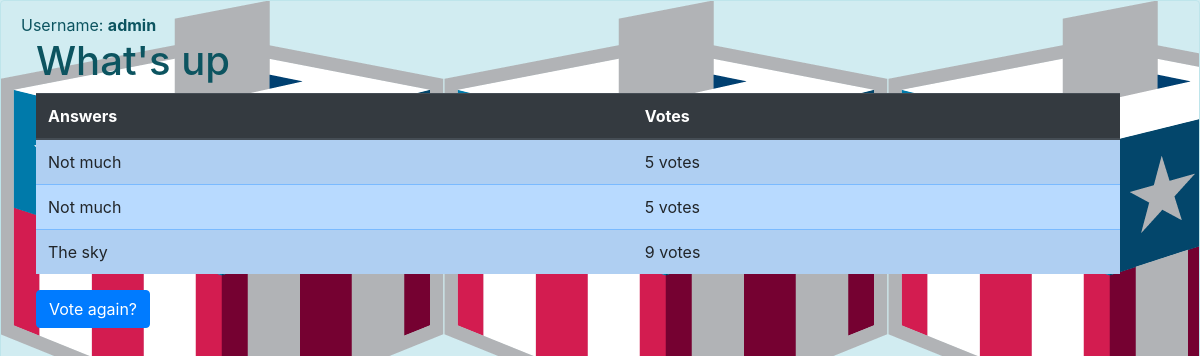
The app's page /polls/1/results/ (signed in), older data.
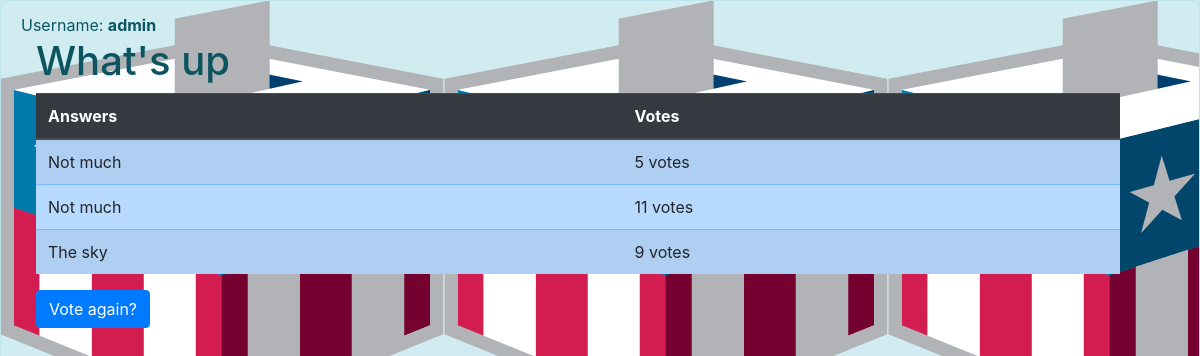
The same page, newer data.
### polls/models.py (models this page shows, shortened)
class Choice(models.Model):
    question = models.ForeignKey(Question, on_delete=models.CASCADE)
    choice_text = models.CharField("Choice", max_length=200)
    votes = models.IntegerField("Votes", default=0)

### polls/views.py (the view)
# urls.py: path("<int:pk>/results/", views.ResultsView.as_view(), name="results"),
class ResultsView(DetailView):
    model = Question
    template_name = "polls/results.html"

### polls/views.py (called while the page is built)
    def get_queryset(self):
        return Question.objects.filter(pub_date__lte=timezone.now())

### polls/templates/polls/results.html (shortened to what this page needs)
{% load static %}
<head>
    <link rel="stylesheet" type="text/css" href="{% static 'polls/style.css' %}">
    <link rel="stylesheet" href="https://maxcdn.bootstrapcdn.com/bootstrap/4.3.1/css/bootstrap.min.css">
</head>
<body
    {% if user.is_authenticated %}
        <div class="alert alert-info alert-dismissible fade show">
            Username: <strong>{{ user.username }} </strong>
        <div class="container-fluid">
        <h1>{{ question.question_text }}</h1>
        <table class="table table-primary table-striped">
            <thead class="thead-dark">
                <tr>
                    <th> Answers </th>
                    <th> Votes </th>
                </tr>
            </thead>
            <tbody>
                {% for choice in question.choice_set.all %}
                <tr>
                <td> {{ choice.choice_text }} </td>
                <td> {{ choice.votes }} vote{{ choice.votes|pluralize }} </td>
                </tr>
                {% endfor %}
            </tbody>
        </table>
        <a class="btn btn-primary" href="{% url 'polls:detail' question.id %}"> Vote again? </a>
        </div>
    {% else %}
        <div class="alert alert-info alert-dismissible fade show">
            <button type="button" class="close" data-dismiss="alert">&times;</button>
            <strong>Welcome new user! </strong>. Please <a href="{% url 'polls:login' %}">log in. </a>
        </div>
    {% endif %}
</body>

Row changes from the older to the newer data that the page shows:
changed Choice (number 2 of 3 on the later page): votes "5" → "11"
